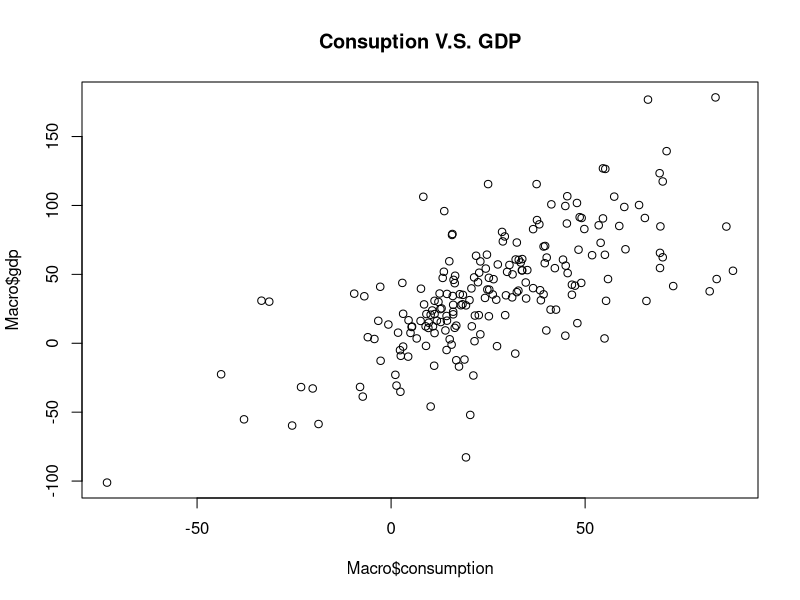

This figure's R source:
## ---- chunk 1

## ---- chunk 2
library(AER)
data("USMacroG")
USMacroG=na.omit(USMacroG)
Macro=as.data.frame(apply(USMacroG,2,diff))

plot(Macro$consumption,Macro$gdp, main="Consuption V.S. GDP")
summary(lm(Macro$consumption ~ Macro$gdp))
